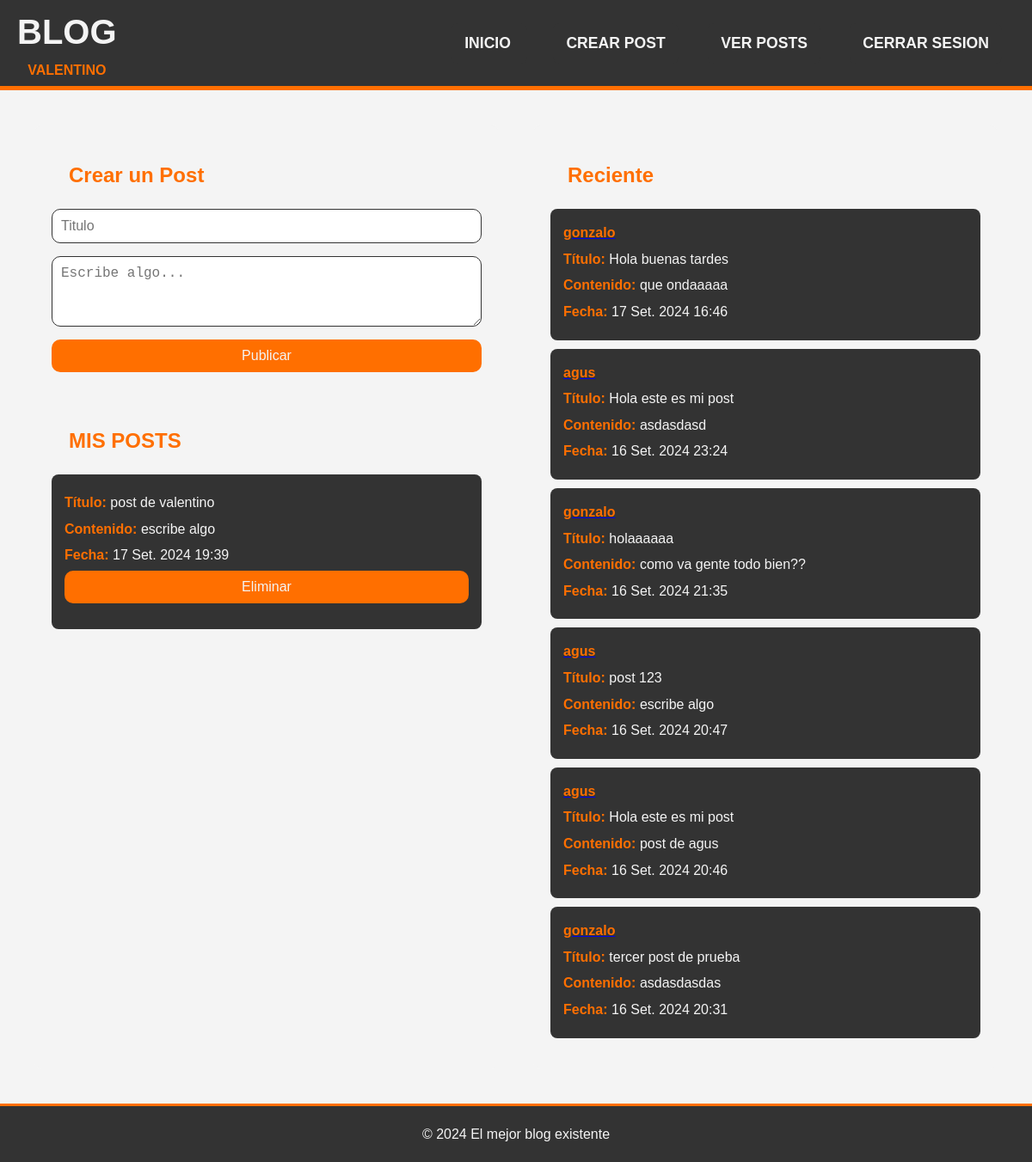
/posts/create (signed in), run on an earlier commit of the app's database.
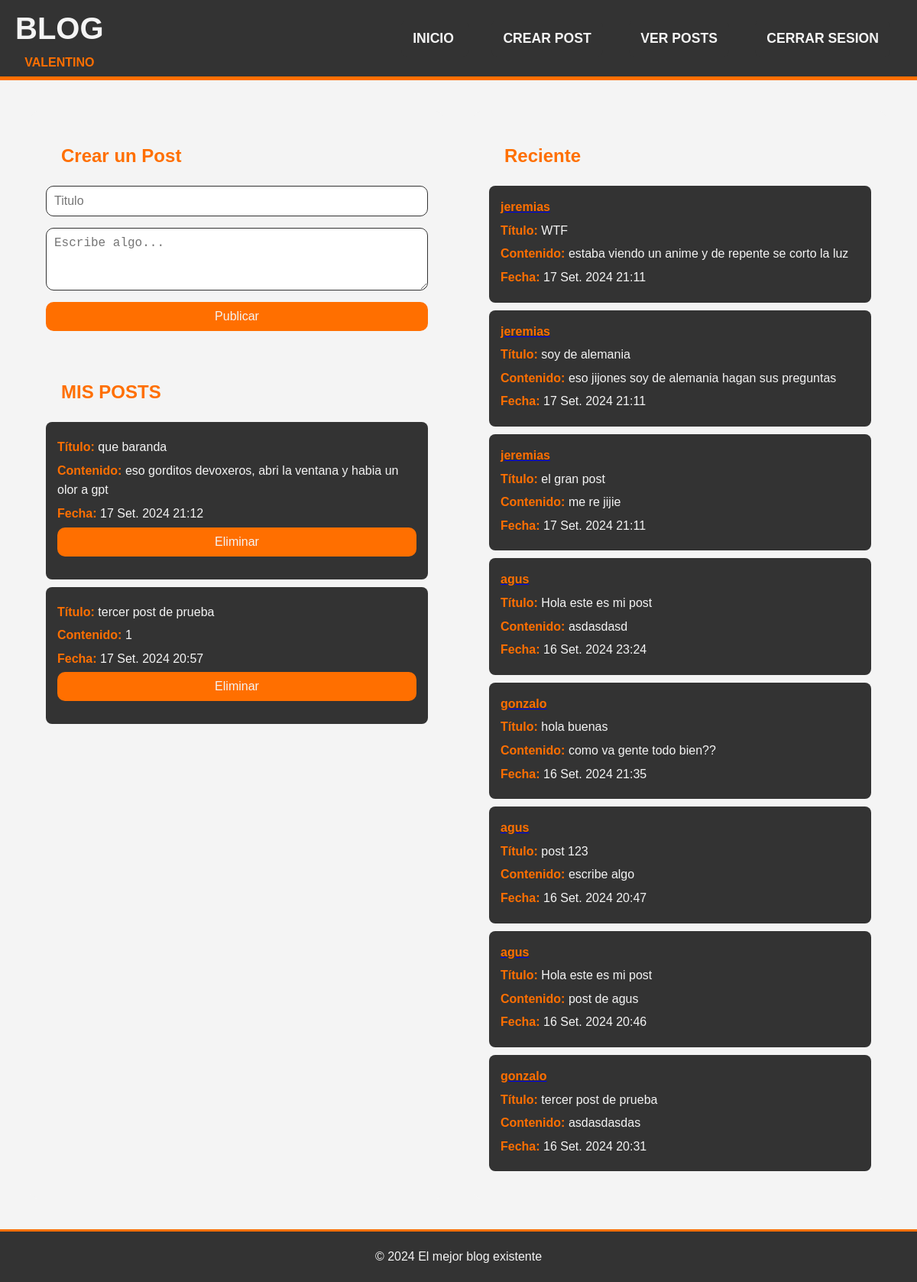
And on a later commit of the database.
### post/models.py (models this page shows, shortened)
class Posteo(models.Model):
    titulo = models.CharField(max_length=120)
    contenido= models.TextField()
    Fecha_de_publicacion = models.DateTimeField(auto_now_add=True)
    author= models.ForeignKey(User, on_delete=models.CASCADE, related_name='post_manage')

### post/views.py (the view)
# urls.py: path('posts/create', views.Crear, name='crear'),
@login_required
def Crear(request):
    if request.method == 'POST':
        form= PostForm(request.POST)
        if form.is_valid():
            post=form.save(commit=False)
            post.author = request.user
            post.save()
            return redirect('lista_posteos')
    else:
        form = PostForm()
        posts = Posteo.objects.all().order_by('-Fecha_de_publicacion')
    return render(request,'post_manage.html', {'form':form, 'posts':posts})

### post/forms.py
class PostForm(forms.ModelForm):
    class Meta:
        model = Posteo
        fields = ['titulo', 'contenido']  # Incluye los campos que deseas en el formulario

### post/templates/post_manage.html (shortened to what this page needs)
{% extends 'base.html' %}
{% block content %}
<div class="main-div">
    <div class="">
        <h2>Crear un Post</h2>
        <div class="">
            <div class="">
                <form action="{% url 'crear' %}" method="post">
                    <input type="text" id="titulo" name="titulo" placeholder="Titulo">
                    <textarea name="contenido" id="contenido" placeholder="Escribe algo..." required></textarea>
                    <button type="submit">Publicar</button>
                </form>
            </div>
        </div>
        <br>
            <h2 class="">MIS POSTS</h2>
            <ul class=""">
                {% for post in posts %}
                    {% if post.author == user %}
                        <li class="">
                            <p><strong>Título:</strong> {{ post.titulo }}<br> </p>
                            <p><strong>Contenido:</strong> {{ post.contenido }}<br> </p>
                            <p><strong>Fecha:</strong> {{ post.Fecha_de_publicacion }}<br> </p>
                            <form method="POST" action="{% url 'delete' post.pk %}">
                            <button type="submit">Eliminar</button>
                            </form>
                        </li>
                    {% endif %}
                {% empty %}
                        <p>No hay posts para mostrar</p>
                {% endfor %}
            </ul>
    </div>
    <div class="">
        <h2 class="">Reciente</h2>
        <ul class="">
            {% for post in posts %}
                {% if post.author != user %}
                    <li class="">
                        <a href="{% url 'detalle_posteo' post.pk %}" class="">
                        <strong class="">{{post.author}}</strong><br></a>
                        <p><strong>Título:</strong> {{ post.titulo }}<br> </p>
                        <p><strong>Contenido:</strong> {{ post.contenido }}<br> </p>
                        <p><strong>Fecha:</strong> {{ post.Fecha_de_publicacion }}<br> </p>
                    </li>
                {% endif %}
            {% empty %}
                    <p>No hay posts para mostrar</p>
            {% endfor %}
        </ul>
    </div>
</div>
{% endblock %}

What changed in the data, as far as the page shows it:
removed Posteo: titulo "post de valentino", contenido "escribe algo", Fecha_de_publicacion "17 Set. 2024 19:39", shown under "MIS POSTS"
removed Posteo: author "gonzalo", titulo "Hola buenas tardes", contenido "que ondaaaaa", Fecha_de_publicacion "17 Set. 2024 16:46", shown under "Reciente"
added Posteo: titulo "que baranda", contenido "eso gorditos devoxeros, abri la ventana y habia un olor a gpt", Fecha_de_publicacion "17 Set. 2024 21:12", shown under "MIS POSTS"
added Posteo: titulo "tercer post de prueba", contenido "1", Fecha_de_publicacion "17 Set. 2024 20:57", shown under "MIS POSTS"
added Posteo: author "jeremias", titulo "WTF", contenido "estaba viendo un anime y de repente se corto la luz", Fecha_de_publicacion "17 Set. 2024 21:11", shown under "Reciente"
added Posteo: author "jeremias", titulo "soy de alemania", contenido "eso jijones soy de alemania hagan sus preguntas", Fecha_de_publicacion "17 Set. 2024 21:11", shown under "Reciente"
added Posteo: author "jeremias", titulo "el gran post", contenido "me re jijie", Fecha_de_publicacion "17 Set. 2024 21:11", shown under "Reciente"
changed Posteo "como va gente todo bien??": titulo "holaaaaaa" → "hola buenas"
